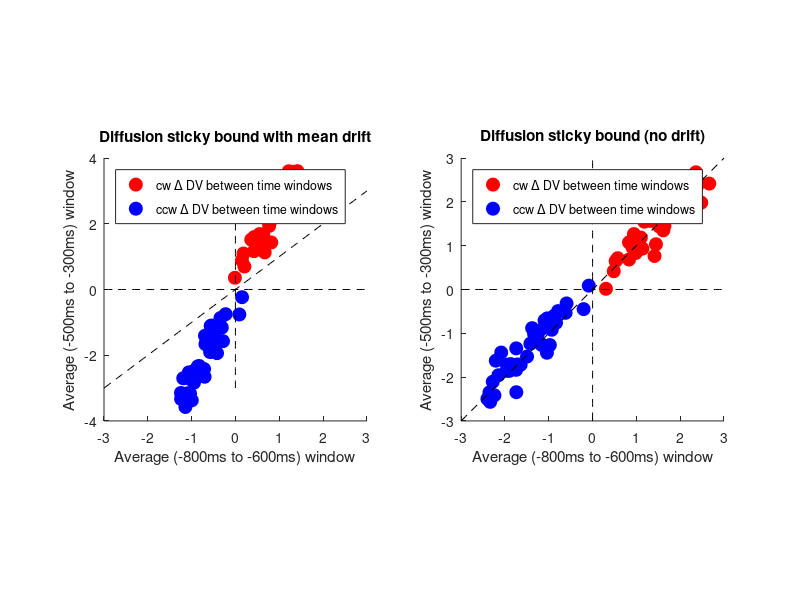

Write the MATLAB code that produced this figure. (Note: this script raises an error after producing the figure.)
clear all; close all; clc;
% ==> directories
dataPath     = strcat('/home/thomas/Desktop/UTAustin/Goris/pfc_code/pfc_data');
drc = '../data/';

%% ==> accumulation bound panel

figure(3); set(gcf,'Color','w'); set(gcf, 'Position',[675 461 932 501])

% ~~~~~~~~~~~~~~~~~~~~~~~~~~~~~~~~~~~~~~~~~~~~~~~~~~~~~~~~~~~~~~~~~~~~~~~~~~~~~~~~~~~~~~~~
for fc = 1:0.1:5

pr_cw  =  0.5 * fc;
pr_ccw = -0.5 * fc;

% => number of trials
N = 500;
% => number of timepoints
tm = 200;

% ==>
sens  = randn(N,tm);
% ==> cummulative
csens = cumsum(sens,2);

% ==> bound
bnd = 10;

% ==> csens with bound - two cases: with ccw prior or with cw prior
csensb_cw =  csens + pr_cw;
csensb_ccw = csens + pr_ccw;

% ==> set DV values for timepoints over trials that reach or exceed a bound
% to the bound value.
% ==> cw prior ctx
csensb_cw(csensb_cw >=  bnd) =  bnd;
csensb_cw(csensb_cw <= -bnd) = -bnd;
% ==> ccw prior ctx
csensb_ccw(csensb_ccw >=  bnd) =  bnd;
csensb_ccw(csensb_ccw <= -bnd) = -bnd;

% ==> once a bnd has been reached at time t for a given trial, set the remaining DV values
% starting from t+1 to the bound for that trial
% ==> cw cases
for i = 1:N
    bidx = min(find(csensb_cw(i,:) >=  bnd));
    % => set to bound
    if ~isempty(bidx)
        csensb_cw(i,bidx:end) = bnd;
    end
end
for i = 1:N
    bidx = min(find(csensb_cw(i,:) <=  -bnd));
    % => set to bound
    if ~isempty(bidx)
        csensb_cw(i,bidx:end) = -bnd;
    end
end
% ==> ccw context cases
for i = 1:N
    bidx = min(find(csensb_ccw(i,:) >=  bnd));
    % => set to bound
    if ~isempty(bidx)
        csensb_ccw(i,bidx:end) = bnd;
    end
end
for i = 1:N
    bidx = min(find(csensb_ccw(i,:) <=  -bnd));
    % => set to bound
    if ~isempty(bidx)
        csensb_ccw(i,bidx:end) = -bnd;
    end
end

% figure(1); set(gcf,'Color','w'); set(gcf,'Position',[124 717 1682 245]);
% subplot(1,5,1); 
% hold on; hold all;
% plot((csens + pr_cw)', 'color', [1,0.5,0.5,0.5]);     ylim([-bnd - 10, bnd + 10]);
% plot(1:t,repmat( bnd,tm), 'r--', 'linewidth', 4);
% plot(1:t,repmat(-bnd,tm), 'b--', 'linewidth', 4);
% title('cw prior ctx')
% subplot(1,5,2); 
% hold on; hold all;
% plot((csens + pr_ccw)', 'color', [0.5,0.5,1,0.5]);     ylim([-bnd - 10, bnd + 10]);
% plot(1:t,repmat( bnd,tm), 'r--', 'linewidth', 4);
% plot(1:t,repmat(-bnd,tm), 'b--', 'linewidth', 4);
% title('ccw prior ctx')
%  
% subplot(1,5,3); 
% hold on; hold all;
% plot(1:t,repmat( bnd,tm), 'r--', 'linewidth', 4);
% plot(1:t,repmat(-bnd,tm), 'b--', 'linewidth', 4);
% plot(csensb_cw', 'color', [1,0.5,0.5,0.5]);     ylim([-bnd - 10, bnd + 10]);
% title('cw prior ctx')
% subplot(1,5,4); 
% hold on; hold all;
% plot(1:t,repmat( bnd,tm), 'r--', 'linewidth', 4);
% plot(1:t,repmat(-bnd,tm), 'b--', 'linewidth', 4);
% plot(csensb_ccw', 'color', [0.5,0.5,1,0.5]);     ylim([-bnd - 10, bnd + 10]);
% title('ccw prior ctx')
% 
% subplot(1,5,5);
% plot(mean(csensb_cw,1),'linewidth',1, 'color',  [1,0.5,0.5,0.5]);
% hold on; hold all;
% plot(mean(csensb_ccw,1),'linewidth',1, 'color', [0.5,0.5,1,0.5]);
% ylabel('Average signed DV (acc. bound)')
% xlabel('Time')
% title('Average over trials')

% ~~~~~~~~~~~~~~~~~~~~~~~~~~~~~~~~~~~~~~~~~~~~~~~~~~~~~~~~~~~~~~~~~~~~~~~~~~~~~~~~~~~~~~~~
%==> case with a bias that grows linearly with t (mean drift)

pr_cw_d =   fc*(0:(tm-1))/(0.5*tm-1);
pr_ccw_d = -fc*(0:(tm-1))/(0.5*tm-1);

% ==> check that average bias is equal to pr_cw and pr_ccw
% assert(mean(pr_cw_d)  == pr_cw);
% assert(mean(pr_ccw_d) == pr_ccw);

% ==> csens with bound - two cases: with ccw prior or with cw prior
csensb_cw_d =  csens + repmat(pr_cw_d, [N,1]);
csensb_ccw_d = csens + repmat(pr_ccw_d,[N,1]);

% ==> set DV values for timepoints over trials that reach or exceed a bound
% to the bound value.
% ==> cw prior ctx
csensb_cw_d(csensb_cw_d >=  bnd) =  bnd;
csensb_cw_d(csensb_cw_d <= -bnd) = -bnd;
% ==> ccw prior ctx
csensb_ccw_d(csensb_ccw_d >=  bnd) =  bnd;
csensb_ccw_d(csensb_ccw_d <= -bnd) = -bnd;

% ==> once a bnd has been reached at time t for a given trial, set the remaining DV values
% starting from t+1 to the bound for that trial
% ==> cw cases
for i = 1:N
    bidx = min(find(csensb_cw_d(i,:) >=  bnd));
    % => set to bound
    if ~isempty(bidx)
        csensb_cw_d(i,bidx:end) = bnd;
    end
end
for i = 1:N
    bidx = min(find(csensb_cw_d(i,:) <=  -bnd));
    % => set to bound
    if ~isempty(bidx)
        csensb_cw_d(i,bidx:end) = -bnd;
    end
end
% ==> ccw context cases
for i = 1:N
    bidx = min(find(csensb_ccw_d(i,:) >=  bnd));
    % => set to bound
    if ~isempty(bidx)
        csensb_ccw_d(i,bidx:end) = bnd;
    end
end
for i = 1:N
    bidx = min(find(csensb_ccw_d(i,:) <=  -bnd));
    % => set to bound
    if ~isempty(bidx)
        csensb_ccw_d(i,bidx:end) = -bnd;
    end
end

% figure(2); set(gcf,'Color','w'); set(gcf,'Position',[124 717 1682 245]);
% subplot(1,5,1); 
% hold on; hold all;
% plot((csens + repmat(pr_cw_d, [N,1]))', 'color', [1,0.5,0.5,0.5]);     ylim([-bnd - 10, bnd + 10]);
% plot(1:t,repmat( bnd,tm), 'r--', 'linewidth', 4);
% plot(1:t,repmat(-bnd,tm), 'b--', 'linewidth', 4);
% title('cw prior ctx')
% subplot(1,5,2); 
% hold on; hold all;
% plot((csens + repmat(pr_ccw_d, [N,1]))', 'color', [0.5,0.5,1,0.5]);     ylim([-bnd - 10, bnd + 10]);
% plot(1:t,repmat( bnd,tm), 'r--', 'linewidth', 4);
% plot(1:t,repmat(-bnd,tm), 'b--', 'linewidth', 4);
% title('ccw prior ctx')
%  
% subplot(1,5,3); 
% hold on; hold all;
% plot(1:t,repmat( bnd,tm), 'r--', 'linewidth', 4);
% plot(1:t,repmat(-bnd,tm), 'b--', 'linewidth', 4);
% plot(csensb_cw_d', 'color', [1,0.5,0.5,0.5]);     ylim([-bnd - 10, bnd + 10]);
% title('cw prior ctx')
% subplot(1,5,4); 
% hold on; hold all;
% plot(1:t,repmat( bnd,tm), 'r--', 'linewidth', 4);
% plot(1:t,repmat(-bnd,tm), 'b--', 'linewidth', 4);
% plot(csensb_ccw_d', 'color', [0.5,0.5,1,0.5]);     ylim([-bnd - 10, bnd + 10]);
% title('ccw prior ctx')
% 
% subplot(1,5,5);
% plot(mean(csensb_cw_d,1),'linewidth',1, 'color',  [1,0.5,0.5,0.5]);
% hold on; hold all;
% plot(mean(csensb_ccw_d,1),'linewidth',1, 'color', [0.5,0.5,1,0.5]);
% ylabel('Average signed DV (acc. bound)')
% xlabel('Time')
% title('Average over trials')

% ~~~~~~~~~~~~~~~~~~~~~~~~~~~~~~~~~~~~~~~~~~~~~~~~~~~~~~~~~~~~~~~~~~~~~~~~~~~~~~~~~~~~~~~~

% -800 and -600 ms plotted against the same statistic computed between -500 and -300.

% ==> timepoints (like the one for Monkey F and session 1 in the physiology data)
t = linspace(-795,-45,200);

% get indices of timepoints closest to -500 and -300 ms
[~,il] = min(abs(t + 500)); %-500
[~,iu] = min(abs(t + 300)); %-300
% get indices of timepoints closest to -800 and -600 ms
[~,il2] = min(abs(t + 800)); %-800
[~,iu2] = min(abs(t + 600)); %-600

% ==> drifting prior expectation
% => time window 1
csensb_ccw_d_mu =  mean(mean(csensb_ccw_d(:,il:iu),1),2);
csensb_cw_d_mu  =  mean(mean(csensb_cw_d(:, il:iu),1),2);
% => time window 2
csensb_ccw_d_mu2 = mean(mean(csensb_ccw_d(:,il2:iu2),1),2);
csensb_cw_d_mu2  = mean(mean(csensb_cw_d(:, il2:iu2),1),2);

% ==> fixed prior expectation
% => time window 1
csensb_ccw_mu =  mean(mean(csensb_ccw(:,il:iu),1),2);
csensb_cw_mu  =  mean(mean(csensb_cw(:, il:iu),1),2);
% => time window 2
csensb_ccw_mu2 = mean(mean(csensb_ccw(:,il2:iu2),1),2);
csensb_cw_mu2  = mean(mean(csensb_cw(:, il2:iu2),1),2);

subplot(1,2,1);
hold on; hold all;
% scatter(csensb_cw_d_mu2 - csensb_ccw_d_mu2, csensb_cw_d_mu - csensb_ccw_d_mu,  90, 'ko'); %,'markerfacecolor', 'b', 'markeredgecolor', 'b')
scatter(csensb_cw_d_mu2,  csensb_cw_d_mu,     90, 'o','markerfacecolor', 'r', 'markeredgecolor', 'r')
scatter(csensb_ccw_d_mu2,  csensb_ccw_d_mu,   90, 'o','markerfacecolor', 'b', 'markeredgecolor', 'b')
axis equal;
subplot(1,2,2);
hold on; hold all;
% scatter(csensb_cw_mu2 - csensb_ccw_mu2,     csensb_cw_mu - csensb_ccw_mu, 90,  'ko'); %,'markerfacecolor', 'b', 'markeredgecolor', 'b')
scatter(csensb_cw_mu2,    csensb_cw_mu,    90,  'o','markerfacecolor', 'r', 'markeredgecolor', 'r')
scatter(csensb_ccw_mu2,    csensb_ccw_mu,  90,  'o','markerfacecolor', 'b', 'markeredgecolor', 'b')
axis equal;

fprintf('completed plotting for prior offset factor %d...\n',fc)

end

subplot(1,2,1);
hold on; hold all;
plot(-3:0.1:3,-3:0.1:3,'k--')
plot(-3:0.1:3,zeros([1,length(-3:0.1:3)]),'k--')
plot(zeros([1,length(-3:0.1:3)]),-3:0.1:3,'k--')
axis equal; axis square;
xlabel('Average (-800ms to -600ms) window')
ylabel('Average (-500ms to -300ms) window')
legend('cw \Delta DV between time windows', 'ccw \Delta DV between time windows', 'Location', 'NorthWest')
title('Diffusion sticky bound with mean drift')
drawnow;

subplot(1,2,2);
hold on; hold all;
plot(-3:0.1:3,-3:0.1:3,'k--')
plot(-3:0.1:3,zeros([1,length(-3:0.1:3)]),'k--')
plot(zeros([1,length(-3:0.1:3)]),-3:0.1:3,'k--')
axis equal; axis square;
xlabel('Average (-800ms to -600ms) window')
ylabel('Average (-500ms to -300ms) window')
legend('cw \Delta DV between time windows', 'ccw \Delta DV between time windows', 'Location', 'NorthWest')
title('Diffusion sticky bound (no drift)')
drawnow;

%%
close all; clc;

figure(); set(gcf,'Color','w');

% => cw cases
Fmu_cw_lo = nan(13,2);
Fmu_cw_hi = nan(13,2);

Jmu_cw_lo = nan(16,2);
Jmu_cw_hi = nan(16,2);

% => ccw cases
Fmu_ccw_lo = nan(13,2);
Fmu_ccw_hi = nan(13,2);

Jmu_ccw_lo = nan(16,2);
Jmu_ccw_hi = nan(16,2);

% ==> for storing all neutral DV trajectories
% => cw cases
F_cw_lo = nan(13,200);
F_cw_hi = nan(13,200);
J_cw_lo = nan(16,200);
J_cw_hi = nan(16,200);

% => ccw cases
F_ccw_lo = nan(13,200);
F_ccw_hi = nan(13,200);
J_ccw_lo = nan(16,200);
J_ccw_hi = nan(16,200);

% ==> what is the session
for iSfln = 1:29 

    % ~~~~~~~~~~~~~~~~~~~~~~~~~~~~~~~~~~~~~~~~~~~~~~~~~~~~~~~~~~~~~~~~~~~~~~~~~~~~~~~~~~~~~
    % params: matrix with the model parameters [trial x parameter]
    params = load([drc,'trial_DV_params_iS_',num2str(iSfln),'.mat']);
    params = params.ps_cat;
    fprintf('Finished loading matrix with the model parameters for iS = %d... \n',iSfln)
    % ~~~~~~~~~~~~~~~~~~~~~~~~~~~~~~~~~~~~~~~~~~~~~~~~~~~~~~~~~~~~~~~~~~~~~~~~~~~~~~~~~~~~~

    % ~~~~~~~~~~~~~~~~~~~~~~~~~~~~~~~~~~~~~~~~~~~~~~~~~~~~~~~~~~~~~~~~~~~~~~~~~~~~~~~~~~~~~
    % dvs are model predicted DV trajectories [trial x time] (Category DVs)
    dvs = load([drc,'trial_DV_traj_iS_',num2str(iSfln),'.mat']);
    dvs = dvs.dv_cat;
    fprintf('Finished loading model predicted DV trajectories (Categorical DVs) for iS = %d... \n',iSfln)
    % ~~~~~~~~~~~~~~~~~~~~~~~~~~~~~~~~~~~~~~~~~~~~~~~~~~~~~~~~~~~~~~~~~~~~~~~~~~~~~~~~~~~~~

    % ==> load session data
    if iSfln > 9
        load([dataPath,'/dataSet_',num2str(iSfln),'.mat']);
    elseif iSfln <= 9
        load([dataPath,'/dataSet_0',num2str(iSfln),'.mat']);
    end
    timeSac = S.dec.timeSac;
    % Set time boundaries
    fitTimeSacBegin = -800;  % in ms, relative to saccade onset
    fitTimeSacEnd   = -50;
    [~, sacBegin] = min(abs(timeSac - fitTimeSacBegin));
    [~, sacEnd]   = min(abs(timeSac - fitTimeSacEnd));

    % time intervals
    t = linspace(timeSac(sacBegin),timeSac(sacEnd),size(dvs,2));

    % ==> note: the t range is different for F and JP
    % => for F the range is   -795 -> -45
    % => for JP the range is  -790 -> -40
    
    % get indices of timepoints closest to -500 and -300 ms
    [~,il] = min(abs(t + 500)); %-500
    [~,iu] = min(abs(t + 300)); %-300
    % get indices of timepoints closest to -800 and -600 ms
    [~,il2] = min(abs(t + 800)); %-800
    [~,iu2] = min(abs(t + 600)); %-600

    % ==> choice
    cho = S.beh.choiceCat;
    % ==> context, contrast, orientation indicator variables
    ctx = S.exp.taskContext; ctr = S.exp.stimContrast; ori = S.exp.stimOriDeg;
    % x axis is orientation (the values differ for FN and JP!). Use unique values
    or = unique(ori)'; cx = unique(ctx)'; cr = unique(ctr)';
    
    % indices
    idxcwlo =  (ori == 0) & (ctx == cx(2)) & (ctr == cr(1));
    idxccwlo = (ori == 0) & (ctx == cx(1)) & (ctr == cr(1));
    
    idxcwhi =  (ori == 0) & (ctx == cx(2)) & (ctr == cr(2));
    idxccwhi = (ori == 0) & (ctx == cx(1)) & (ctr == cr(2));    
    
    % ==> context cw (ctx == 1)
    vcwlo = dvs(idxcwlo,:);
    % ==> context cw (ctx == 1)
    vccwlo = dvs(idxccwlo,:);    
    % ==> context cw (ctx == 1)
    vcwhi = dvs(idxcwhi,:);
    % ==> context cw (ctx == 1)
    vccwhi = dvs(idxccwhi,:);           
    
    subplot(5,6,iSfln);
    hold on; hold all;    
    plot(t,mean(vcwlo,1),  'r:');
    plot(t,mean(vccwlo,1), 'b:');
    plot(t,mean(vcwhi,1),  'r-');
    plot(t,mean(vccwhi,1), 'b-');    
    ylim([-1,1]);
    drawnow;

    % => if Monkey F
    if iSfln <= 13
        % ==> store averages in two time windows
        % => lo contrast       
        Fmu_cw_lo(iSfln,:) = [mean(mean(vcwlo(:,il2:iu2),1),2), mean(mean(vcwlo(:,il:iu),1),2)];
        % => hi contrast
        Fmu_cw_hi(iSfln,:) = [mean(mean(vcwhi(:,il2:iu2),1),2), mean(mean(vcwhi(:,il:iu),1),2)];        
        % => lo contrast
        Fmu_ccw_lo(iSfln,:) = [mean(mean(vccwlo(:,il2:iu2),1),2), mean(mean(vccwlo(:,il:iu),1),2)];
        % => hi contrast
        Fmu_ccw_hi(iSfln,:) = [mean(mean(vccwhi(:,il2:iu2),1),2), mean(mean(vccwhi(:,il:iu),1),2)];    
        
        % ==> store average DV trajectories        
        F_cw_lo(iSfln,:) = mean(vcwlo,1);    
        F_cw_hi(iSfln,:) = mean(vcwhi,1);  
        F_ccw_lo(iSfln,:) = mean(vccwlo,1);    
        F_ccw_hi(iSfln,:) = mean(vccwhi,1);          
        
    % => if Monkey J    
    elseif iSfln >= 14
        % ==> store averages in two time windows        
        % => lo contrast
        Jmu_cw_lo(iSfln -13,:) = [mean(mean(vcwlo(:,il2:iu2),1),2), mean(mean(vcwlo(:,il:iu),1),2)];
        % => hi contrast
        Jmu_cw_hi(iSfln -13,:) = [mean(mean(vcwhi(:,il2:iu2),1),2), mean(mean(vcwhi(:,il:iu),1),2)];        
        % => lo contrast
        Jmu_ccw_lo(iSfln -13,:) = [mean(mean(vccwlo(:,il2:iu2),1),2), mean(mean(vccwlo(:,il:iu),1),2)];
        % => hi contrast
        Jmu_ccw_hi(iSfln -13,:) = [mean(mean(vccwhi(:,il2:iu2),1),2), mean(mean(vccwhi(:,il:iu),1),2)];      
        
        % ==> store average DV trajectories        
        J_cw_lo(iSfln  -13,:) = mean(vcwlo,1);    
        J_cw_hi(iSfln  -13,:) = mean(vcwhi,1);  
        J_ccw_lo(iSfln -13,:) = mean(vccwlo,1);    
        J_ccw_hi(iSfln -13,:) = mean(vccwhi,1);    
        
    end    
end

%%
% close all; clc;

figure(); set(gcf,'Color','w'); set(gcf,'Position',[86 490 1834 472]);
subplot(1,3,1);
hold on; hold all;
% => monkey F
s1 = scatter(Fmu_cw_lo(:,1), Fmu_cw_lo(:,2),  90, 'o','markerfacecolor', [0.15,0.75,0.5], 'markeredgecolor', 'r', 'MarkerFaceAlpha',.3,'MarkerEdgeAlpha',1);
s2 = scatter(Fmu_ccw_lo(:,1),Fmu_ccw_lo(:,2), 90, 'o','markerfacecolor', [0.15,0.75,0.5], 'markeredgecolor', 'b', 'MarkerFaceAlpha',.3,'MarkerEdgeAlpha',1);
s3 = scatter(Fmu_cw_hi(:,1), Fmu_cw_hi(:,2),  90, 'o','markerfacecolor', [0.15,0.75,0.5], 'markeredgecolor', 'r');
s4 = scatter(Fmu_ccw_hi(:,1),Fmu_ccw_hi(:,2), 90, 'o','markerfacecolor', [0.15,0.75,0.5], 'markeredgecolor', 'b');
% => monkey J
s5 = scatter(Jmu_cw_lo(:,1), Jmu_cw_lo(:,2),  90, 'o','markerfacecolor', [1,0.5,0], 'markeredgecolor', 'r', 'MarkerFaceAlpha',.3,'MarkerEdgeAlpha',1);
s6 = scatter(Jmu_ccw_lo(:,1),Jmu_ccw_lo(:,2), 90, 'o','markerfacecolor', [1,0.5,0], 'markeredgecolor', 'b', 'MarkerFaceAlpha',.3,'MarkerEdgeAlpha',1);
s7 = scatter(Jmu_cw_hi(:,1), Jmu_cw_hi(:,2),  90, 'o','markerfacecolor', [1,0.5,0], 'markeredgecolor', 'r');
s8 = scatter(Jmu_ccw_hi(:,1),Jmu_ccw_hi(:,2), 90, 'o','markerfacecolor', [1,0.5,0], 'markeredgecolor', 'b');
hold on; hold all
plot(-0.6:0.1:0.6,-0.6:0.1:0.6,'k--')
plot(-0.6:0.1:0.6,zeros([1,length(-0.6:0.1:0.6)]),'k--')
plot(zeros([1,length(-0.6:0.1:0.6)]),-0.6:0.1:0.6,'k--')
axis equal; axis square;
xlabel('Average (-800ms to -600ms) window')
ylabel('Average (-500ms to -300ms) window')
legend([s1,s2,s3,s4,s5,s6,s7,s8], 'Monkey F cw low contrast','Monkey F ccw low contrast','Monkey F cw high contrast','Monkey F ccw high contrast', ...
                                  'Monkey J cw low contrast','Monkey J ccw low contrast','Monkey J cw high contrast','Monkey J ccw high contrast',... 
                                 'Location','SouthEast')



subplot(1,3,2);
hold on; hold all;
p1 = plot(linspace(-790,-40,200), mean(J_cw_lo,1), 'color', [1,0,0,0.35],  'linewidth',8);
p2 = plot(linspace(-790,-40,200), mean(J_cw_hi,1), 'r-',  'linewidth',4);
p3 = plot(linspace(-790,-40,200), mean(J_ccw_lo,1), 'color', [0,0,1,0.35], 'linewidth',8);
p4 = plot(linspace(-790,-40,200), mean(J_ccw_hi,1), 'b-', 'linewidth',4);
% => time windows
plot(repmat(-800,[20,1]),linspace(-0.2,0.2,20),'k--')
plot(repmat(-600,[20,1]),linspace(-0.2,0.2,20),'k--')

plot(repmat(-500,[20,1]),linspace(-0.2,0.2,20),'k:')
plot(repmat(-300,[20,1]),linspace(-0.2,0.2,20),'k:')
xlim([-840,-30])
title('Monkey J');
xlabel('Time');
ylabel('Signed DV average (vertical stimulus)');
legend([p1,p2,p3,p4],'cw context, low contrast', 'cw context high contrast', ...
                     'ccw context, low contrast', 'ccw context, high contrast');

subplot(1,3,3);
hold on; hold all;
p1 = plot(linspace(-795,-45,200), mean(F_cw_lo,1), 'color', [1,0,0,0.35],  'linewidth',8);
p2 = plot(linspace(-795,-45,200), mean(F_cw_hi,1), 'r-',  'linewidth',4);
p3 = plot(linspace(-795,-45,200), mean(F_ccw_lo,1), 'color', [0,0,1,0.35], 'linewidth',8);
p4 = plot(linspace(-795,-45,200), mean(F_ccw_hi,1), 'b-', 'linewidth',4);
% => time windows
plot(repmat(-800,[20,1]),linspace(-0.2,0.2,20),'k--')
plot(repmat(-600,[20,1]),linspace(-0.2,0.2,20),'k--')

plot(repmat(-500,[20,1]),linspace(-0.2,0.2,20),'k:')
plot(repmat(-300,[20,1]),linspace(-0.2,0.2,20),'k:')
xlim([-840,-30])
title('Monkey F');
xlabel('Time');
ylabel('Signed DV average (vertical stimulus)');
legend([p1,p2,p3,p4],'cw context, low contrast', 'cw context high contrast', ...
                     'ccw context, low contrast', 'ccw context, high contrast');

%% ==> just seprate out by monkey

figure(); set(gcf,'Color','w'); set(gcf,'Position',[178 358 1325 604]);
subplot(1,2,1);
hold on; hold all;
% => monkey F
s1 = scatter(Fmu_cw_lo(:,1), Fmu_cw_lo(:,2),  140, 'o','markerfacecolor', [0.15,0.75,0.5], 'markeredgecolor', 'r', 'MarkerFaceAlpha',.3,'MarkerEdgeAlpha',1);
s2 = scatter(Fmu_ccw_lo(:,1),Fmu_ccw_lo(:,2), 140, 'o','markerfacecolor', [0.15,0.75,0.5], 'markeredgecolor', 'b', 'MarkerFaceAlpha',.3,'MarkerEdgeAlpha',1);
s3 = scatter(Fmu_cw_hi(:,1), Fmu_cw_hi(:,2),  140, 'o','markerfacecolor', [0.15,0.75,0.5], 'markeredgecolor', 'r');
s4 = scatter(Fmu_ccw_hi(:,1),Fmu_ccw_hi(:,2), 140, 'o','markerfacecolor', [0.15,0.75,0.5], 'markeredgecolor', 'b');
% ==> lines
plot(-0.6:0.1:0.6,-0.6:0.1:0.6,'k--')
plot(-0.6:0.1:0.6,zeros([1,length(-0.6:0.1:0.6)]),'k--')
plot(zeros([1,length(-0.6:0.1:0.6)]),-0.6:0.1:0.6,'k--')
axis equal; axis square;
xlabel('Average (-800ms to -600ms) window');
ylabel('Average (-500ms to -300ms) window');
legend([s1,s2,s3,s4],'cw low contrast','ccw low contrast','cw high contrast','ccw high contrast','Location','SouthEast')
title('Monkey F');

subplot(1,2,2);
hold on; hold all;
% => monkey J
s1 = scatter(Jmu_cw_lo(:,1), Jmu_cw_lo(:,2),  140, 'o','markerfacecolor', [1,0.5,0], 'markeredgecolor', 'r', 'MarkerFaceAlpha',.3,'MarkerEdgeAlpha',1);
s2 = scatter(Jmu_ccw_lo(:,1),Jmu_ccw_lo(:,2), 140, 'o','markerfacecolor', [1,0.5,0], 'markeredgecolor', 'b', 'MarkerFaceAlpha',.3,'MarkerEdgeAlpha',1);
s3 = scatter(Jmu_cw_hi(:,1), Jmu_cw_hi(:,2),  140, 'o','markerfacecolor', [1,0.5,0], 'markeredgecolor', 'r');
s4 = scatter(Jmu_ccw_hi(:,1),Jmu_ccw_hi(:,2), 140, 'o','markerfacecolor', [1,0.5,0], 'markeredgecolor', 'b');
% ==> lines
plot(-0.6:0.1:0.6,-0.6:0.1:0.6,'k--')
plot(-0.6:0.1:0.6,zeros([1,length(-0.6:0.1:0.6)]),'k--')
plot(zeros([1,length(-0.6:0.1:0.6)]),-0.6:0.1:0.6,'k--')
axis equal; axis square;
xlabel('Average (-800ms to -600ms) window')
ylabel('Average (-500ms to -300ms) window')
legend([s1,s2,s3,s4],'cw low contrast','ccw low contrast','cw high contrast','ccw high contrast','Location','SouthEast')
title('Monkey J');

% text(Jmu_cw_lo(:,1)  - 0.015, Jmu_cw_lo(:,2),  string([14:29]),'fontsize',6)
% text(Jmu_ccw_lo(:,1) - 0.015,Jmu_ccw_lo(:,2), string([14:29]),'fontsize',6)
% text(Jmu_cw_hi(:,1)  - 0.015, Jmu_cw_hi(:,2),  string([14:29]),'fontsize',6)
% text(Jmu_ccw_hi(:,1) - 0.015,Jmu_ccw_hi(:,2), string([14:29]),'fontsize',6)


%% ==> just one example
% close all; clc;

figure(); set(gcf,'Color','w'); set(gcf, 'Position',[675 363 602 599])

iSfln = 23;

% ~~~~~~~~~~~~~~~~~~~~~~~~~~~~~~~~~~~~~~~~~~~~~~~~~~~~~~~~~~~~~~~~~~~~~~~~~~~~~~~~~~~~~
% params: matrix with the model parameters [trial x parameter]
params = load([drc,'trial_DV_params_iS_',num2str(iSfln),'.mat']);
params = params.ps_cat;
fprintf('Finished loading matrix with the model parameters for iS = %d... \n',iSfln)
% ~~~~~~~~~~~~~~~~~~~~~~~~~~~~~~~~~~~~~~~~~~~~~~~~~~~~~~~~~~~~~~~~~~~~~~~~~~~~~~~~~~~~~

% ~~~~~~~~~~~~~~~~~~~~~~~~~~~~~~~~~~~~~~~~~~~~~~~~~~~~~~~~~~~~~~~~~~~~~~~~~~~~~~~~~~~~~
% dvs are model predicted DV trajectories [trial x time] (Category DVs)
dvs = load([drc,'trial_DV_traj_iS_',num2str(iSfln),'.mat']);
dvs = dvs.dv_cat;
fprintf('Finished loading model predicted DV trajectories (Categorical DVs) for iS = %d... \n',iSfln)
% ~~~~~~~~~~~~~~~~~~~~~~~~~~~~~~~~~~~~~~~~~~~~~~~~~~~~~~~~~~~~~~~~~~~~~~~~~~~~~~~~~~~~~

% ==> load session data
if iSfln > 9
    load([dataPath,'/dataSet_',num2str(iSfln),'.mat']);
elseif iSfln <= 9
    load([dataPath,'/dataSet_0',num2str(iSfln),'.mat']);
end
timeSac = S.dec.timeSac;
% Set time boundaries
fitTimeSacBegin = -800;  % in ms, relative to saccade onset
fitTimeSacEnd   = -50;
[~, sacBegin] = min(abs(timeSac - fitTimeSacBegin));
[~, sacEnd]   = min(abs(timeSac - fitTimeSacEnd));

% time intervals
t = linspace(timeSac(sacBegin),timeSac(sacEnd),size(dvs,2));

% ==> choice
cho = S.beh.choiceCat;
% ==> context, contrast, orientation indicator variables
ctx = S.exp.taskContext; ctr = S.exp.stimContrast; ori = S.exp.stimOriDeg;

% x axis is orientation (the values differ for FN and JP!). Use unique values
or = unique(ori)'; cx = unique(ctx)'; cr = unique(ctr)';

% indices
idxcwlo =  (ori == 0) & (ctx == cx(2)) & (ctr == cr(1));
idxccwlo = (ori == 0) & (ctx == cx(1)) & (ctr == cr(1));

idxcwhi =  (ori == 0) & (ctx == cx(2)) & (ctr == cr(2));
idxccwhi = (ori == 0) & (ctx == cx(1)) & (ctr == cr(2));    

% ==> context cw (ctx == 1)
vcwlo = dvs(idxcwlo,:);
% ==> context cw (ctx == 1)
vccwlo = dvs(idxccwlo,:);

% ==> context cw (ctx == 1)
vcwhi = dvs(idxcwhi,:);
% ==> context cw (ctx == 1)
vccwhi = dvs(idxccwhi,:);    


title(['J',S.general.expDate]);
hold on; hold all;    
p1 = plot(t,mean(vcwlo,1),  'color', [1,0,0,0.5], 'linewidth',8);
p2 = plot(t,mean(vccwlo,1), 'color', [0,0,1,0.5], 'linewidth',8);
xlabel('Time'); ylabel('Average Signed DV (vertical stimulus)');
ylim([-1,1]);
% => time windows
plot(repmat(-800,[20,1]),linspace(-0.8,0.8,20),'k--')
plot(repmat(-600,[20,1]),linspace(-0.8,0.8,20),'k--')
plot(repmat(-500,[20,1]),linspace(-0.8,0.8,20),'k:')
plot(repmat(-300,[20,1]),linspace(-0.8,0.8,20),'k:')
xlim([-840,-30]);

hold on; hold all;   
p3 = plot(t,mean(vcwhi,1),  'r-','linewidth',4);
p4 = plot(t,mean(vccwhi,1), 'b-','linewidth',4);    

legend([p1,p2,p3,p4],'CW prior low contrast','CCW prior low contrast', 'CW prior high contrast','CCW prior high contrast');
drawnow;
    
